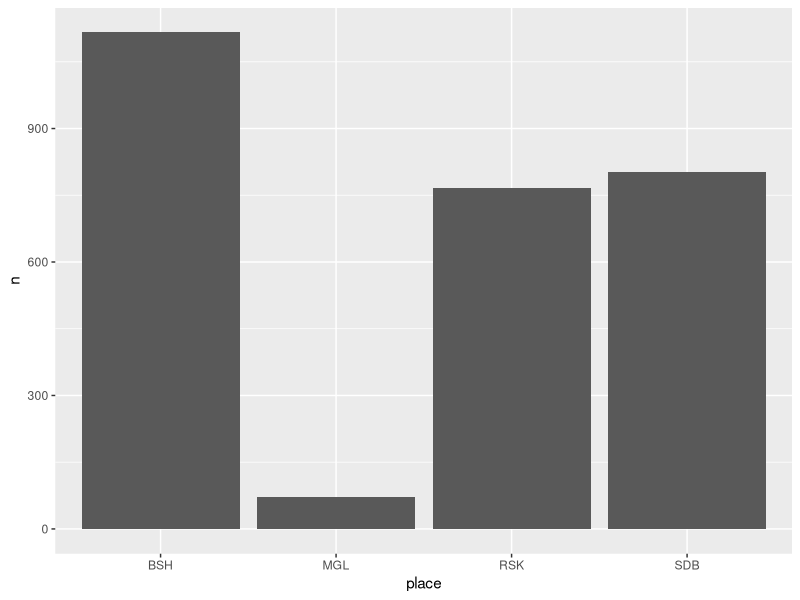
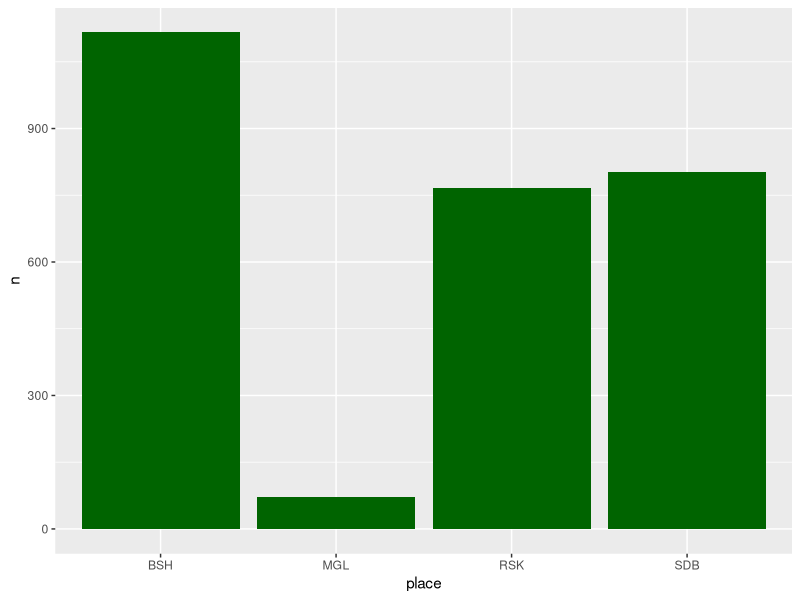
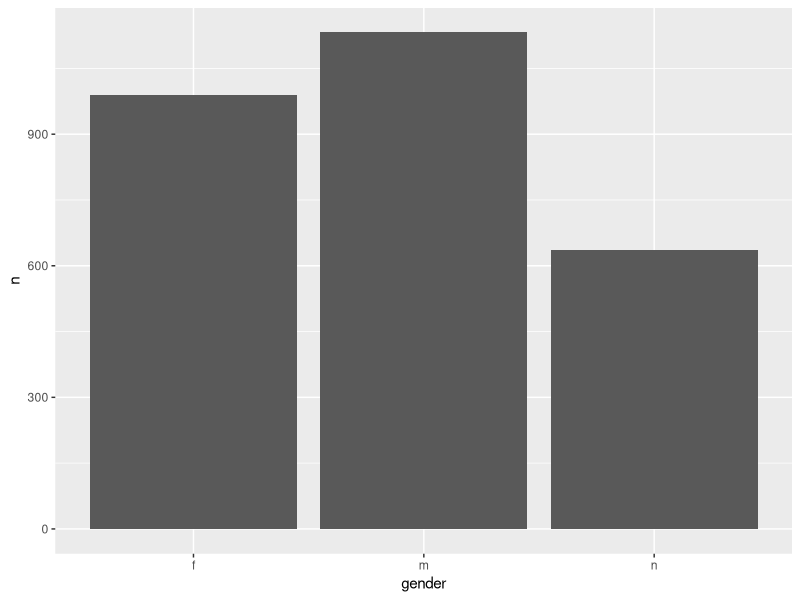
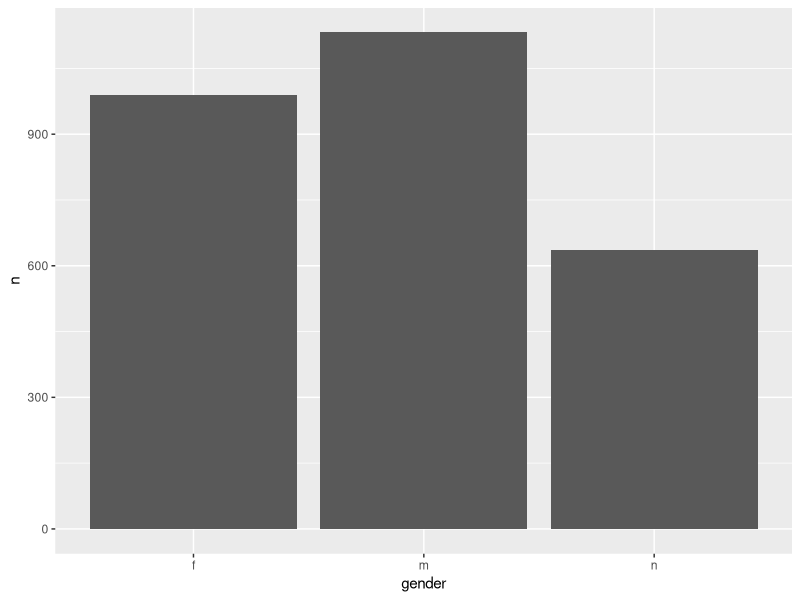
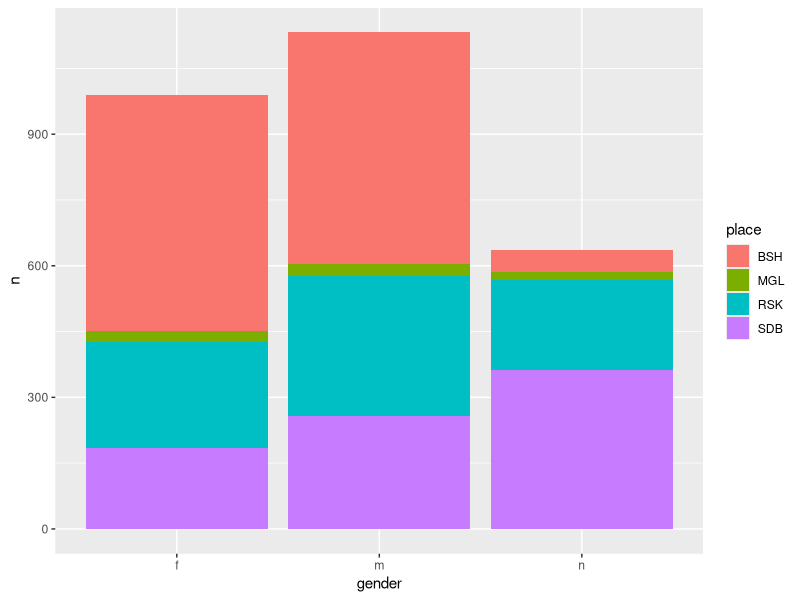
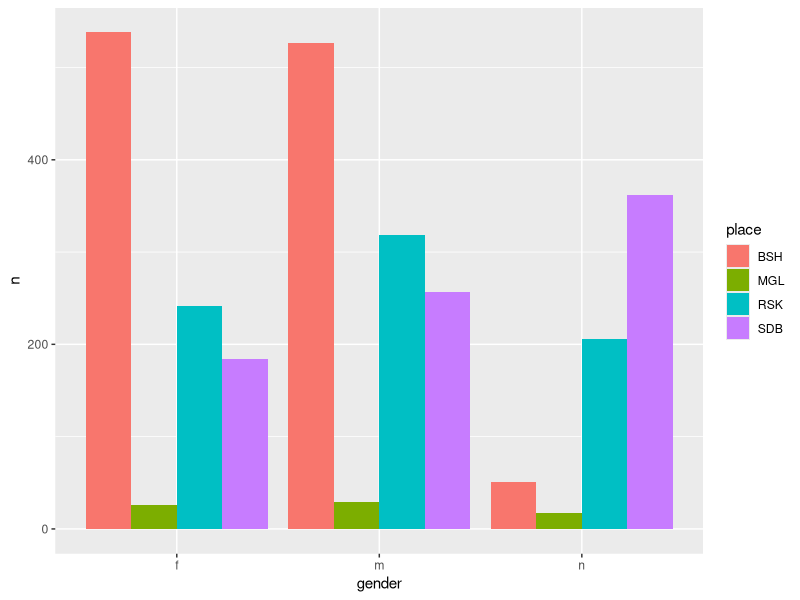
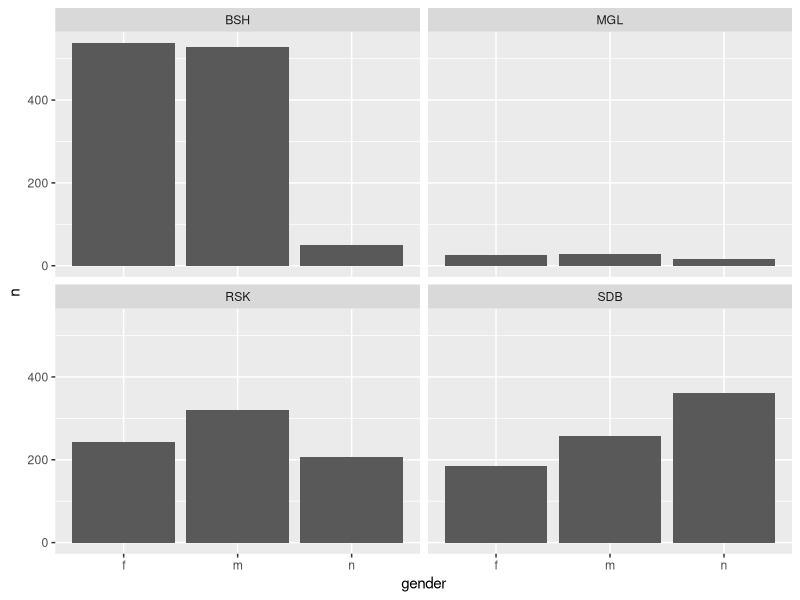
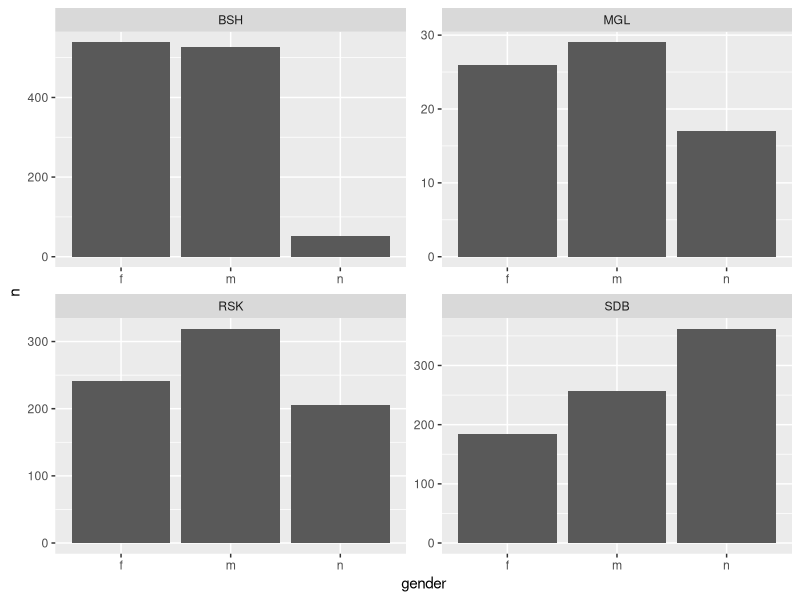

These charts were generated, in order, by the following R code: (Note: this script raises an error after producing the figures.)
## ---- chunk 1
knitr::opts_chunk$set(message = FALSE, warning = FALSE)
## ---- chunk 2
library("tidyverse")
## ---- chunk 3
df <- read_csv("data/sdb_mgl_bsh_rsk_datasets.csv")
## ---- chunk 4
df %>% 
  count(place)
## ---- chunk 5
df %>% 
  count(place) %>% 
  ggplot()+
  aes(x = place, y = n)+
  geom_col()
## ---- chunk 6
df %>% 
  count(place) %>% 
  ggplot()+
  aes(x = place, y = n)+
  geom_col(fill = "darkgreen")
## ---- chunk 7
df %>% 
  count(gender) %>% 
  ggplot()+
  aes(x = gender, y = n)+
  geom_col()
## ---- chunk 8
df %>% 
  count(gender) %>% 
  filter(gender == "f" | gender == "m" | gender == "n") %>% 
  ggplot()+
  aes(x = gender, y = n)+
  geom_col()
## ---- chunk 9
df %>% 
  count(gender, place) %>% 
  filter(gender == "f" | gender == "m" | gender == "n") %>% 
  ggplot()+
  aes(x = gender, y = n, fill = place)+
  geom_col()
## ---- chunk 10
df %>% 
  count(gender, place) %>% 
  filter(gender == "f" | gender == "m" | gender == "n") %>% 
  ggplot()+
  aes(x = gender, y = n, fill = place)+
  geom_col(position = "dodge")
## ---- chunk 11
df %>% 
  count(gender, place) %>% 
  filter(gender == "f" | gender == "m" | gender == "n") %>% 
  ggplot()+
  aes(x = gender, y = n)+
  geom_col(position = "dodge")+
  facet_wrap(~place)
## ---- chunk 12
df %>% 
  count(gender, place) %>% 
  filter(gender == "f" | gender == "m" | gender == "n") %>% 
  ggplot()+
  aes(x = gender, y = n)+
  geom_col(position = "dodge")+
  facet_wrap(~place, scales = "free")
## ---- chunk 13
df %>% 
  count(tombstone_type, place) %>% 
  na.omit() %>% 
  ggplot()+
  aes(x = tombstone_type, y = n)+
  geom_col(position = "dodge")+
  facet_wrap(~place, scales = "free")
## ---- chunk 14
df %>% 
  count(gender, place) %>% 
  filter(gender == "f" | gender == "m" | gender == "n") %>% 
  ggplot()+
  aes(x = gender, y = n, label = n)+
  geom_col()+
  geom_label()+
  facet_wrap(~place, scales = "free")
## ---- chunk 15
df %>% 
  count(gender, place) %>% 
  filter(gender == "f" | gender == "m" | gender == "n") %>% 
  ggplot()+
  aes(x = gender, y = n, label = n)+
  geom_label()+
  geom_col()+
  facet_wrap(~place, scales = "free")
## ---- chunk 16
df %>% 
  arrange(just_year_gre) %>% 
  group_by(place, gender) %>% 
  mutate(value = 1, 
         sum = cumsum(value)) %>% 
  ggplot()+
  aes(just_year_gre, sum, color = gender)+
  geom_point()+
  geom_line()+
  facet_wrap(~place, scales = "free")+
  labs(x = "", y = "количество надгробий")
## ---- chunk 17
df %>% 
  select(tombstone_code, name_la, name, fathers_name, just_year_gre)
